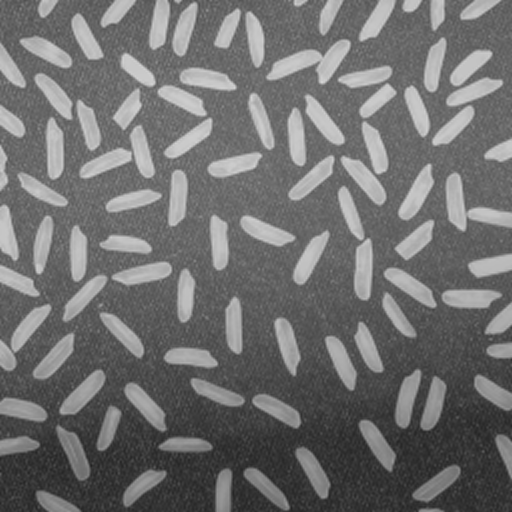
#> input picture quick_demo_gotbin_nov_2022/data/rice.tif, 512 x 512 px
$ jupyter execute 04_segmentation.ipynb
#> lines starting #> are read from the running program, lines starting #| are printed output that depends on the picture; after the words box and inside, x2 and y2 are one past the last pixel; in counts of white or black regions, pixels touching at a corner belong together
[cell 1]
import napari
from napari.utils import nbscreenshot

[cell 2]
viewer = napari.Viewer()
nbscreenshot(viewer)

Let us load the rice image

[cell 3]
import skimage.io as skio

rice = skio.imread("data/rice.tif", plugin="tifffile")
#> rice is the input picture: shape (512, 512); min 33, max 214, mean 111.3
viewer.add_image(rice, name = 'rice')
viewer.layers['rice'].colormap = 'gray'
nbscreenshot(viewer)

skimage has its own imshow which is convenient while hacking things

[cell 4]
import numpy as np
import matplotlib.pyplot as plt
from skimage.exposure import histogram

plt.imshow(rice, cmap='gray')
plt.colorbar()
print('min pixel value: ', rice.min())
#| min pixel value:  33
print('max pixel value: ', rice.max())
#| max pixel value:  214
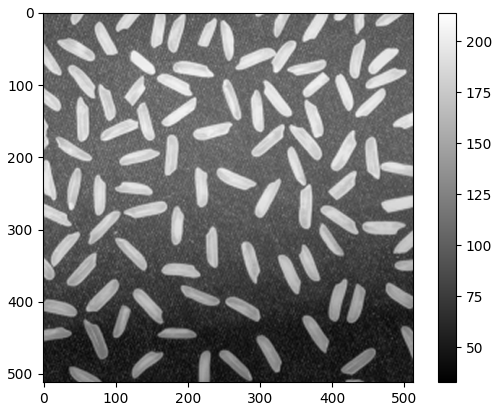
#> figure drawn by matplotlib, 2 panels

Histograms are a common way of evaluating images and figuring out if the filtering/manipulations we are doing work

[cell 5]
pix_counts, pix_vals = histogram(rice)
#> pix_counts = 182 values, max 5845 at index 71, min 0 at index 1, mean 1440.4; pix_vals = 182 values from 33 to 214
plt.bar(pix_vals, pix_counts, width = 10)
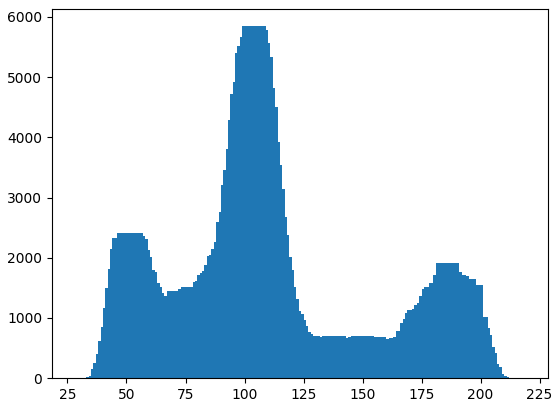
#> figure drawn by matplotlib, 1 panel; tallest bar 5845 high, from x = 99 to 109

Segmentation is the process of changing from images (gray scales) to binary masks, so we decide what is background and what is foreground. In other methods we might also have more than one class of interest

[cell 6]
rice_mask = rice > 100
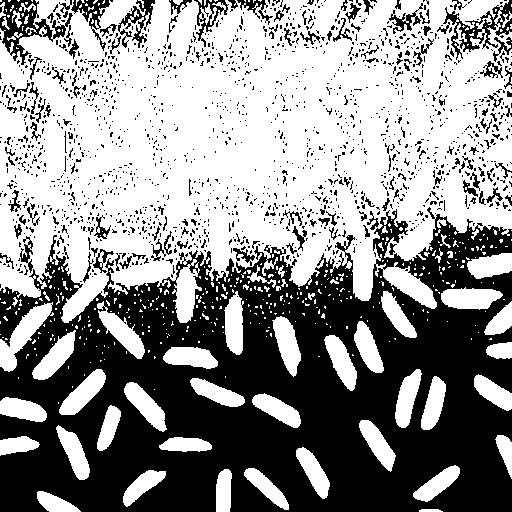
#> rice_mask: shape (512, 512) bool; 56.9% white; 1654 black regions (1509 under 20 px), largest, box (x1, y1, x2, y2) and area: (0, 207, 512, 512) 95351, (0, 0, 73, 65) 1515, (443, 0, 512, 60) 1183
plt.imshow(rice_mask, cmap='gray')
plt.colorbar()
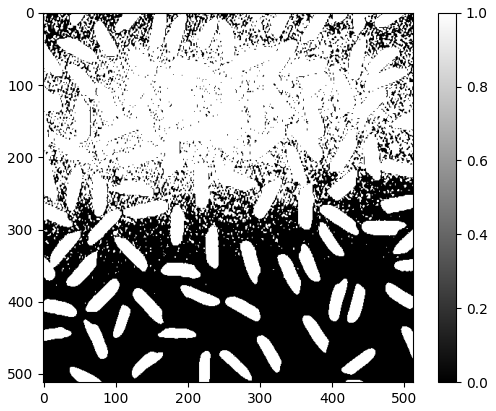
#> figure drawn by matplotlib, 2 panels

[cell 7]
rice_mask = rice > 150
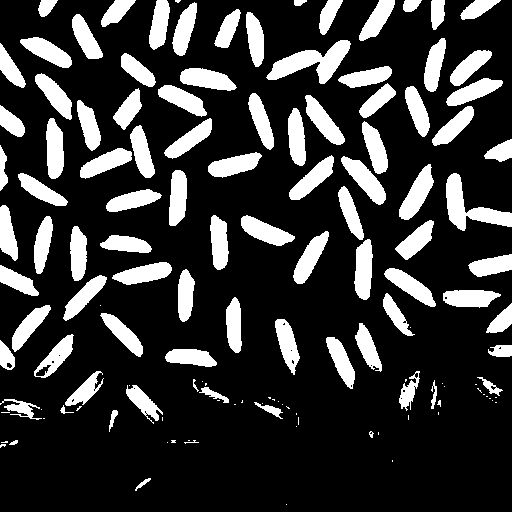
#> rice_mask: shape (512, 512) bool; 21.3% white; 137 white regions (45 under 20 px), largest, box (x1, y1, x2, y2) and area: (266, 40, 351, 84) 1602, (446, 173, 512, 231) 1454, (399, 164, 434, 220) 920
plt.imshow(rice_mask, cmap='gray')
plt.colorbar()
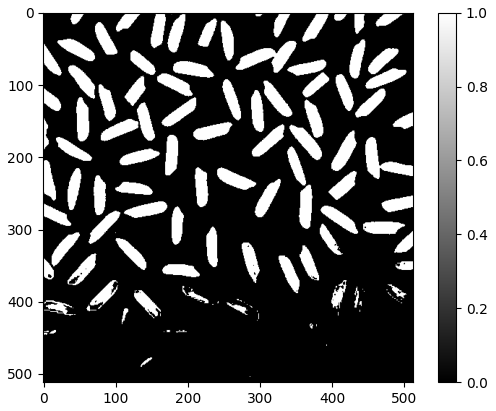
#> figure drawn by matplotlib, 2 panels

However we dont want to decide the th value by hand, there are many algorithms around, otsu is probably one of the most used one, together with triangle, and others

[cell 8]
from skimage.filters import threshold_otsu

[cell 9]
th_val = threshold_otsu(rice)
#> th_val = 131
print('The value is: ', th_val)
#| The value is:  131
bw_otsu = rice > th_val
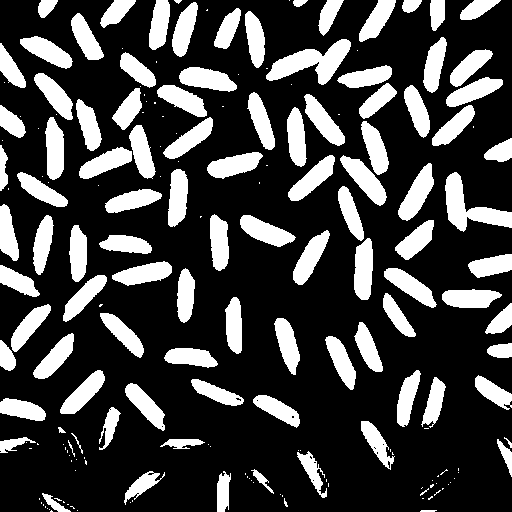
#> bw_otsu: shape (512, 512) bool; 26% white; 194 white regions (94 under 20 px), largest, box (x1, y1, x2, y2) and area: (266, 39, 351, 85) 1743, (445, 172, 512, 232) 1598, (398, 163, 434, 221) 997
plt.imshow(bw_otsu, cmap='gray')
plt.colorbar()
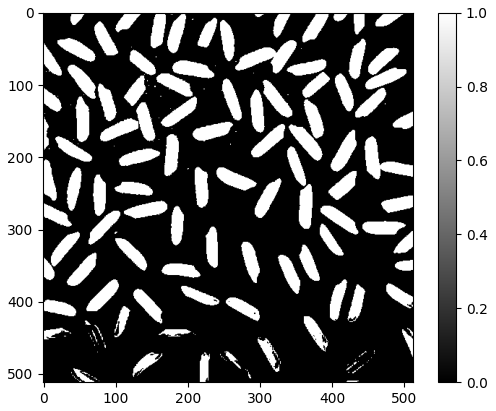
#> figure drawn by matplotlib, 2 panels
